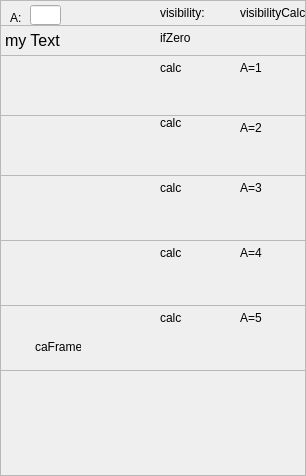
     <widget class="caFrame" name="frame_Test_Visibility_3">
      <property name="geometry">
       <rect>
        <x>70</x>
        <y>0</y>
        <width>306</width>
        <height>476</height>
       </rect>
      </property>
      <property name="frameShape">
       <enum>QFrame::StyledPanel</enum>
      </property>
      <property name="backgroundMode">
       <enum>caFrame::Outline</enum>
      </property>
      <widget class="QFrame" name="frame__Test_Graphics_4">
       <property name="geometry">
        <rect>
         <x>0</x>
         <y>55</y>
         <width>306</width>
         <height>61</height>
        </rect>
       </property>
       <property name="frameShape">
        <enum>QFrame::StyledPanel</enum>
       </property>
       <property name="frameShadow">
        <enum>QFrame::Raised</enum>
       </property>
       <widget class="caLabel" name="caLabel_225">
        <property name="geometry">
         <rect>
          <x>160</x>
          <y>5</y>
          <width>41</width>
          <height>16</height>
         </rect>
        </property>
        <property name="font">
         <font>
          <pointsize>9</pointsize>
         </font>
        </property>
        <property name="frameShape">
         <enum>QFrame::NoFrame</enum>
        </property>
        <property name="text">
         <string>calc</string>
        </property>
        <property name="alignment">
         <set>Qt::AlignAbsolute|Qt::AlignLeading|Qt::AlignLeft|Qt::AlignVCenter</set>
        </property>
        <property name="fontScaleMode">
         <enum>ESimpleLabel::Height</enum>
        </property>
        <property name="foreground">
         <color>
          <red>0</red>
          <green>0</green>
          <blue>0</blue>
         </color>
        </property>
        <property name="background">
         <color alpha="0">
          <red>0</red>
          <green>0</green>
          <blue>0</blue>
         </color>
        </property>
       </widget>
       <widget class="caGraphics" name="cagraphics_24">
        <property name="geometry">
         <rect>
          <x>5</x>
          <y>5</y>
          <width>81</width>
          <height>36</height>
         </rect>
        </property>
        <property name="foreground">
         <color>
          <red>255</red>
          <green>0</green>
          <blue>0</blue>
         </color>
        </property>
        <property name="fillstyle" stdset="0">
         <enum>caGraphics::Outline</enum>
        </property>
        <property name="lineSize">
         <number>4</number>
        </property>
        <property name="colorMode">
         <enum>caGraphics::Alarm</enum>
        </property>
        <property name="visibility">
         <enum>caGraphics::Calc</enum>
        </property>
        <property name="visibilityCalc">
         <string notr="true">A=1</string>
        </property>
        <property name="channel" stdset="0">
         <string notr="true">$(DEVICE):#VISIBILITY</string>
        </property>
       </widget>
       <widget class="caGraphics" name="cagraphics_25">
        <property name="geometry">
         <rect>
          <x>100</x>
          <y>5</y>
          <width>51</width>
          <height>51</height>
         </rect>
        </property>
        <property name="foreground">
         <color>
          <red>255</red>
          <green>0</green>
          <blue>0</blue>
         </color>
        </property>
        <property name="fillstyle" stdset="0">
         <enum>caGraphics::Filled</enum>
        </property>
        <property name="lineSize">
         <number>4</number>
        </property>
        <property name="colorMode">
         <enum>caGraphics::Alarm</enum>
        </property>
        <property name="visibility">
         <enum>caGraphics::Calc</enum>
        </property>
        <property name="visibilityCalc">
         <string notr="true">A=1</string>
        </property>
        <property name="channel" stdset="0">
         <string notr="true">$(DEVICE):#VISIBILITY</string>
        </property>
        <property name="tiltAngle">
         <number>45</number>
        </property>
       </widget>
       <widget class="caLabel" name="caLabel_231">
        <property name="geometry">
         <rect>
          <x>240</x>
          <y>5</y>
          <width>41</width>
          <height>16</height>
         </rect>
        </property>
        <property name="font">
         <font>
          <pointsize>9</pointsize>
         </font>
        </property>
        <property name="frameShape">
         <enum>QFrame::NoFrame</enum>
        </property>
        <property name="text">
         <string>A=1</string>
        </property>
        <property name="alignment">
         <set>Qt::AlignAbsolute|Qt::AlignLeading|Qt::AlignLeft|Qt::AlignVCenter</set>
        </property>
        <property name="fontScaleMode">
         <enum>ESimpleLabel::Height</enum>
        </property>
        <property name="foreground">
         <color>
          <red>0</red>
          <green>0</green>
          <blue>0</blue>
         </color>
        </property>
        <property name="background">
         <color alpha="0">
          <red>0</red>
          <green>0</green>
          <blue>0</blue>
         </color>
        </property>
       </widget>
      </widget>
      <widget class="QFrame" name="frame_Test_Label_4">
       <property name="geometry">
        <rect>
         <x>0</x>
         <y>25</y>
         <width>306</width>
         <height>31</height>
        </rect>
       </property>
       <property name="frameShape">
        <enum>QFrame::StyledPanel</enum>
       </property>
       <property name="frameShadow">
        <enum>QFrame::Raised</enum>
       </property>
       <widget class="caLabel" name="caLabel_226">
        <property name="geometry">
         <rect>
          <x>160</x>
          <y>5</y>
          <width>61</width>
          <height>16</height>
         </rect>
        </property>
        <property name="font">
         <font>
          <pointsize>9</pointsize>
         </font>
        </property>
        <property name="frameShape">
         <enum>QFrame::NoFrame</enum>
        </property>
        <property name="text">
         <string>ifZero</string>
        </property>
        <property name="alignment">
         <set>Qt::AlignAbsolute|Qt::AlignLeading|Qt::AlignLeft|Qt::AlignVCenter</set>
        </property>
        <property name="fontScaleMode">
         <enum>ESimpleLabel::Height</enum>
        </property>
        <property name="foreground">
         <color>
          <red>0</red>
          <green>0</green>
          <blue>0</blue>
         </color>
        </property>
        <property name="background">
         <color alpha="0">
          <red>0</red>
          <green>0</green>
          <blue>0</blue>
         </color>
        </property>
       </widget>
       <widget class="caLabel" name="calabel_22">
        <property name="geometry">
         <rect>
          <x>5</x>
          <y>5</y>
          <width>81</width>
          <height>21</height>
         </rect>
        </property>
        <property name="font">
         <font>
          <pointsize>12</pointsize>
         </font>
        </property>
        <property name="text">
         <string>my Text</string>
        </property>
        <property name="visibility">
         <enum>caLabel::IfZero</enum>
        </property>
        <property name="channel" stdset="0">
         <string notr="true">$(DEVICE):#VISIBILITY</string>
        </property>
       </widget>
      </widget>
      <widget class="QFrame" name="frame__Test_Polyline_4">
       <property name="geometry">
        <rect>
         <x>0</x>
         <y>115</y>
         <width>306</width>
         <height>61</height>
        </rect>
       </property>
       <property name="frameShape">
        <enum>QFrame::StyledPanel</enum>
       </property>
       <property name="frameShadow">
        <enum>QFrame::Raised</enum>
       </property>
       <widget class="caPolyLine" name="capolyline_14">
        <property name="geometry">
         <rect>
          <x>5</x>
          <y>0</y>
          <width>76</width>
          <height>51</height>
         </rect>
        </property>
        <property name="foreground">
         <color>
          <red>0</red>
          <green>0</green>
          <blue>255</blue>
         </color>
        </property>
        <property name="colorMode">
         <enum>caPolyLine::Alarm</enum>
        </property>
        <property name="xyPairs" stdset="0">
         <string>23,36;23,36;56,21;64,36;44,46;2,46;15,10</string>
        </property>
        <property name="fillstyle" stdset="0">
         <enum>caPolyLine::Filled</enum>
        </property>
        <property name="polystyle" stdset="0">
         <enum>caPolyLine::Polygon</enum>
        </property>
        <property name="visibility">
         <enum>caPolyLine::Calc</enum>
        </property>
        <property name="visibilityCalc">
         <string notr="true">A=2</string>
        </property>
        <property name="channel" stdset="0">
         <string notr="true">$(DEVICE):#VISIBILITY</string>
        </property>
       </widget>
       <widget class="caLabel" name="caLabel_227">
        <property name="geometry">
         <rect>
          <x>160</x>
          <y>0</y>
          <width>36</width>
          <height>16</height>
         </rect>
        </property>
        <property name="font">
         <font>
          <pointsize>9</pointsize>
         </font>
        </property>
        <property name="frameShape">
         <enum>QFrame::NoFrame</enum>
        </property>
        <property name="text">
         <string>calc</string>
        </property>
        <property name="alignment">
         <set>Qt::AlignAbsolute|Qt::AlignLeading|Qt::AlignLeft|Qt::AlignVCenter</set>
        </property>
        <property name="fontScaleMode">
         <enum>ESimpleLabel::Height</enum>
        </property>
        <property name="foreground">
         <color>
          <red>0</red>
          <green>0</green>
          <blue>0</blue>
         </color>
        </property>
        <property name="background">
         <color alpha="0">
          <red>0</red>
          <green>0</green>
          <blue>0</blue>
         </color>
        </property>
       </widget>
       <widget class="caPolyLine" name="capolyline_15">
        <property name="geometry">
         <rect>
          <x>80</x>
          <y>5</y>
          <width>81</width>
          <height>56</height>
         </rect>
        </property>
        <property name="foreground">
         <color alpha="100">
          <red>0</red>
          <green>0</green>
          <blue>255</blue>
         </color>
        </property>
        <property name="linestyle" stdset="0">
         <enum>caPolyLine::Dash</enum>
        </property>
        <property name="lineSize">
         <number>3</number>
        </property>
        <property name="colorMode">
         <enum>caPolyLine::Alarm</enum>
        </property>
        <property name="xyPairs" stdset="0">
         <string>24,39;24,39;60,23;68,40;47,50;2,50;16,11</string>
        </property>
        <property name="fillstyle" stdset="0">
         <enum>caPolyLine::Filled</enum>
        </property>
        <property name="polystyle" stdset="0">
         <enum>caPolyLine::Polygon</enum>
        </property>
        <property name="visibility">
         <enum>caPolyLine::Calc</enum>
        </property>
        <property name="visibilityCalc">
         <string notr="true">A=2</string>
        </property>
        <property name="channel" stdset="0">
         <string notr="true">$(DEVICE):#VISIBILITY</string>
        </property>
       </widget>
       <widget class="caLabel" name="caLabel_239">
        <property name="geometry">
         <rect>
          <x>240</x>
          <y>5</y>
          <width>41</width>
          <height>16</height>
         </rect>
        </property>
        <property name="font">
         <font>
          <pointsize>9</pointsize>
         </font>
        </property>
        <property name="frameShape">
         <enum>QFrame::NoFrame</enum>
        </property>
        <property name="text">
         <string>A=2</string>
        </property>
        <property name="alignment">
         <set>Qt::AlignAbsolute|Qt::AlignLeading|Qt::AlignLeft|Qt::AlignVCenter</set>
        </property>
        <property name="fontScaleMode">
         <enum>ESimpleLabel::Height</enum>
        </property>
        <property name="foreground">
         <color>
          <red>0</red>
          <green>0</green>
          <blue>0</blue>
         </color>
        </property>
        <property name="background">
         <color alpha="0">
          <red>0</red>
          <green>0</green>
          <blue>0</blue>
         </color>
        </property>
       </widget>
      </widget>
      <widget class="QFrame" name="frame_Test_LineEdit_8">
       <property name="geometry">
        <rect>
         <x>0</x>
         <y>175</y>
         <width>306</width>
         <height>66</height>
        </rect>
       </property>
       <property name="frameShape">
        <enum>QFrame::StyledPanel</enum>
       </property>
       <property name="frameShadow">
        <enum>QFrame::Raised</enum>
       </property>
       <widget class="caLabel" name="caLabel_228">
        <property name="geometry">
         <rect>
          <x>160</x>
          <y>5</y>
          <width>51</width>
          <height>16</height>
         </rect>
        </property>
        <property name="font">
         <font>
          <pointsize>9</pointsize>
         </font>
        </property>
        <property name="frameShape">
         <enum>QFrame::NoFrame</enum>
        </property>
        <property name="text">
         <string>calc</string>
        </property>
        <property name="alignment">
         <set>Qt::AlignAbsolute|Qt::AlignLeading|Qt::AlignLeft|Qt::AlignVCenter</set>
        </property>
        <property name="fontScaleMode">
         <enum>ESimpleLabel::Height</enum>
        </property>
        <property name="foreground">
         <color>
          <red>0</red>
          <green>0</green>
          <blue>0</blue>
         </color>
        </property>
        <property name="background">
         <color alpha="0">
          <red>0</red>
          <green>0</green>
          <blue>0</blue>
         </color>
        </property>
       </widget>
       <widget class="caImage" name="caimage_9">
        <property name="geometry">
         <rect>
          <x>5</x>
          <y>5</y>
          <width>56</width>
          <height>56</height>
         </rect>
        </property>
        <property name="imageCalc">
         <string notr="true"/>
        </property>
        <property name="filename" stdset="0">
         <string notr="true">earth.gif</string>
        </property>
        <property name="visibility">
         <enum>caImage::Calc</enum>
        </property>
        <property name="visibilityCalc">
         <string notr="true">A=3</string>
        </property>
        <property name="channel" stdset="0">
         <string notr="true">$(DEVICE):#VISIBILITY</string>
        </property>
       </widget>
       <widget class="caLabel" name="caLabel_240">
        <property name="geometry">
         <rect>
          <x>240</x>
          <y>5</y>
          <width>41</width>
          <height>16</height>
         </rect>
        </property>
        <property name="font">
         <font>
          <pointsize>9</pointsize>
         </font>
        </property>
        <property name="frameShape">
         <enum>QFrame::NoFrame</enum>
        </property>
        <property name="text">
         <string>A=3</string>
        </property>
        <property name="alignment">
         <set>Qt::AlignAbsolute|Qt::AlignLeading|Qt::AlignLeft|Qt::AlignVCenter</set>
        </property>
        <property name="fontScaleMode">
         <enum>ESimpleLabel::Height</enum>
        </property>
        <property name="foreground">
         <color>
          <red>0</red>
          <green>0</green>
          <blue>0</blue>
         </color>
        </property>
        <property name="background">
         <color alpha="0">
          <red>0</red>
          <green>0</green>
          <blue>0</blue>
         </color>
        </property>
       </widget>
      </widget>
      <widget class="QFrame" name="frame_Test_LineEdit_9">
       <property name="geometry">
        <rect>
         <x>0</x>
         <y>240</y>
         <width>306</width>
         <height>66</height>
        </rect>
       </property>
       <property name="frameShape">
        <enum>QFrame::StyledPanel</enum>
       </property>
       <property name="frameShadow">
        <enum>QFrame::Raised</enum>
       </property>
       <widget class="caLabel" name="caLabel_229">
        <property name="geometry">
         <rect>
          <x>160</x>
          <y>5</y>
          <width>31</width>
          <height>16</height>
         </rect>
        </property>
        <property name="font">
         <font>
          <pointsize>9</pointsize>
         </font>
        </property>
        <property name="frameShape">
         <enum>QFrame::NoFrame</enum>
        </property>
        <property name="text">
         <string>calc</string>
        </property>
        <property name="alignment">
         <set>Qt::AlignAbsolute|Qt::AlignLeading|Qt::AlignLeft|Qt::AlignVCenter</set>
        </property>
        <property name="fontScaleMode">
         <enum>ESimpleLabel::Height</enum>
        </property>
        <property name="foreground">
         <color>
          <red>0</red>
          <green>0</green>
          <blue>0</blue>
         </color>
        </property>
        <property name="background">
         <color alpha="0">
          <red>0</red>
          <green>0</green>
          <blue>0</blue>
         </color>
        </property>
       </widget>
       <widget class="caInclude" name="cainclude_3">
        <property name="geometry">
         <rect>
          <x>5</x>
          <y>10</y>
          <width>146</width>
          <height>36</height>
         </rect>
        </property>
        <property name="filename" stdset="0">
         <string notr="true">TST-CAQTDM-VI-INCL.ui</string>
        </property>
        <property name="visibility">
         <enum>caInclude::Calc</enum>
        </property>
        <property name="visibilityCalc">
         <string notr="true">A=4</string>
        </property>
        <property name="channel" stdset="0">
         <string notr="true">$(DEVICE):#VISIBILITY</string>
        </property>
       </widget>
       <widget class="caLabel" name="caLabel_241">
        <property name="geometry">
         <rect>
          <x>240</x>
          <y>5</y>
          <width>41</width>
          <height>16</height>
         </rect>
        </property>
        <property name="font">
         <font>
          <pointsize>9</pointsize>
         </font>
        </property>
        <property name="frameShape">
         <enum>QFrame::NoFrame</enum>
        </property>
        <property name="text">
         <string>A=4</string>
        </property>
        <property name="alignment">
         <set>Qt::AlignAbsolute|Qt::AlignLeading|Qt::AlignLeft|Qt::AlignVCenter</set>
        </property>
        <property name="fontScaleMode">
         <enum>ESimpleLabel::Height</enum>
        </property>
        <property name="foreground">
         <color>
          <red>0</red>
          <green>0</green>
          <blue>0</blue>
         </color>
        </property>
        <property name="background">
         <color alpha="0">
          <red>0</red>
          <green>0</green>
          <blue>0</blue>
         </color>
        </property>
       </widget>
      </widget>
      <widget class="QFrame" name="frame_Test_LineEdit_10">
       <property name="geometry">
        <rect>
         <x>0</x>
         <y>305</y>
         <width>306</width>
         <height>66</height>
        </rect>
       </property>
       <property name="frameShape">
        <enum>QFrame::StyledPanel</enum>
       </property>
       <property name="frameShadow">
        <enum>QFrame::Raised</enum>
       </property>
       <widget class="caLabel" name="caLabel_230">
        <property name="geometry">
         <rect>
          <x>160</x>
          <y>5</y>
          <width>46</width>
          <height>16</height>
         </rect>
        </property>
        <property name="font">
         <font>
          <pointsize>9</pointsize>
         </font>
        </property>
        <property name="frameShape">
         <enum>QFrame::NoFrame</enum>
        </property>
        <property name="text">
         <string>calc</string>
        </property>
        <property name="alignment">
         <set>Qt::AlignAbsolute|Qt::AlignLeading|Qt::AlignLeft|Qt::AlignVCenter</set>
        </property>
        <property name="fontScaleMode">
         <enum>ESimpleLabel::Height</enum>
        </property>
        <property name="foreground">
         <color>
          <red>0</red>
          <green>0</green>
          <blue>0</blue>
         </color>
        </property>
        <property name="background">
         <color alpha="0">
          <red>0</red>
          <green>0</green>
          <blue>0</blue>
         </color>
        </property>
       </widget>
       <widget class="caFrame" name="caframe_4">
        <property name="geometry">
         <rect>
          <x>5</x>
          <y>5</y>
          <width>76</width>
          <height>56</height>
         </rect>
        </property>
        <property name="backgroundMode">
         <enum>caFrame::Filled</enum>
        </property>
        <property name="visibility">
         <enum>caFrame::Calc</enum>
        </property>
        <property name="visibilityCalc">
         <string notr="true">A=5</string>
        </property>
        <property name="channel" stdset="0">
         <string notr="true">$(DEVICE):#VISIBILITY</string>
        </property>
        <widget class="QLabel" name="label_18">
         <property name="geometry">
          <rect>
           <x>30</x>
           <y>30</y>
           <width>46</width>
           <height>13</height>
          </rect>
         </property>
         <property name="text">
          <string>caFrame</string>
         </property>
        </widget>
       </widget>
       <widget class="caLabel" name="caLabel_242">
        <property name="geometry">
         <rect>
          <x>240</x>
          <y>5</y>
          <width>41</width>
          <height>16</height>
         </rect>
        </property>
        <property name="font">
         <font>
          <pointsize>9</pointsize>
         </font>
        </property>
        <property name="frameShape">
         <enum>QFrame::NoFrame</enum>
        </property>
        <property name="text">
         <string>A=5</string>
        </property>
        <property name="alignment">
         <set>Qt::AlignAbsolute|Qt::AlignLeading|Qt::AlignLeft|Qt::AlignVCenter</set>
        </property>
        <property name="fontScaleMode">
         <enum>ESimpleLabel::Height</enum>
        </property>
        <property name="foreground">
         <color>
          <red>0</red>
          <green>0</green>
          <blue>0</blue>
         </color>
        </property>
        <property name="background">
         <color alpha="0">
          <red>0</red>
          <green>0</green>
          <blue>0</blue>
         </color>
        </property>
       </widget>
      </widget>
      <widget class="QLabel" name="label_19">
       <property name="geometry">
        <rect>
         <x>160</x>
         <y>5</y>
         <width>51</width>
         <height>16</height>
        </rect>
       </property>
       <property name="text">
        <string>visibility:</string>
       </property>
      </widget>
      <widget class="QLabel" name="label_20">
       <property name="geometry">
        <rect>
         <x>240</x>
         <y>5</y>
         <width>66</width>
         <height>16</height>
        </rect>
       </property>
       <property name="text">
        <string>visibilityCalc:</string>
       </property>
      </widget>
      <widget class="caLabel" name="caLabel_223">
       <property name="geometry">
        <rect>
         <x>10</x>
         <y>10</y>
         <width>21</width>
         <height>16</height>
        </rect>
       </property>
       <property name="font">
        <font>
         <pointsize>9</pointsize>
        </font>
       </property>
       <property name="frameShape">
        <enum>QFrame::NoFrame</enum>
       </property>
       <property name="text">
        <string>A:</string>
       </property>
       <property name="alignment">
        <set>Qt::AlignAbsolute|Qt::AlignLeading|Qt::AlignLeft|Qt::AlignVCenter</set>
       </property>
       <property name="fontScaleMode">
        <enum>ESimpleLabel::Height</enum>
       </property>
       <property name="foreground">
        <color>
         <red>0</red>
         <green>0</green>
         <blue>0</blue>
        </color>
       </property>
       <property name="background">
        <color alpha="0">
         <red>0</red>
         <green>0</green>
         <blue>0</blue>
        </color>
       </property>
      </widget>
      <widget class="caLineEdit" name="calineedit_60">
       <property name="geometry">
        <rect>
         <x>30</x>
         <y>5</y>
         <width>31</width>
         <height>20</height>
        </rect>
       </property>
       <property name="channel" stdset="0">
        <string notr="true">$(DEVICE):#VISIBILITY</string>
       </property>
       <property name="colorMode">
        <enum>caLineEdit::Default</enum>
       </property>
      </widget>
     </widget>
